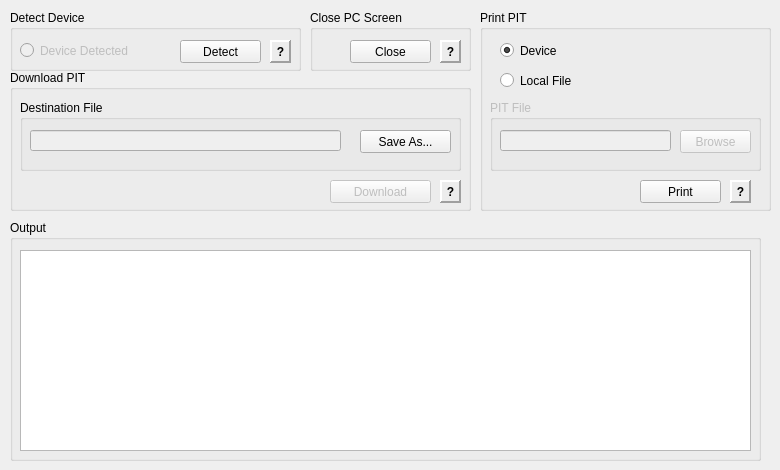
    <widget class="QWidget" name="tab">
     <attribute name="title">
      <string>Utilities</string>
     </attribute>
     <widget class="QGroupBox" name="downloadPitGroup">
      <property name="geometry">
       <rect>
        <x>10</x>
        <y>70</y>
        <width>461</width>
        <height>141</height>
       </rect>
      </property>
      <property name="title">
       <string>Download PIT</string>
      </property>
      <widget class="QGroupBox" name="pitDestinationGroup">
       <property name="geometry">
        <rect>
         <x>10</x>
         <y>30</y>
         <width>441</width>
         <height>71</height>
        </rect>
       </property>
       <property name="title">
        <string>Destination File</string>
       </property>
       <widget class="QLineEdit" name="pitDestinationLineEdit">
        <property name="enabled">
         <bool>false</bool>
        </property>
        <property name="geometry">
         <rect>
          <x>10</x>
          <y>30</y>
          <width>311</width>
          <height>21</height>
         </rect>
        </property>
        <property name="readOnly">
         <bool>true</bool>
        </property>
       </widget>
       <widget class="QPushButton" name="pitSaveAsButton">
        <property name="enabled">
         <bool>true</bool>
        </property>
        <property name="geometry">
         <rect>
          <x>340</x>
          <y>30</y>
          <width>91</width>
          <height>23</height>
         </rect>
        </property>
        <property name="focusPolicy">
         <enum>Qt::NoFocus</enum>
        </property>
        <property name="text">
         <string>Save As...</string>
        </property>
       </widget>
      </widget>
      <widget class="QPushButton" name="downloadPitButton">
       <property name="enabled">
        <bool>false</bool>
       </property>
       <property name="geometry">
        <rect>
         <x>320</x>
         <y>110</y>
         <width>101</width>
         <height>23</height>
        </rect>
       </property>
       <property name="focusPolicy">
        <enum>Qt::NoFocus</enum>
       </property>
       <property name="text">
        <string>Download</string>
       </property>
      </widget>
      <widget class="QLabel" name="downloadPitTipLabel">
       <property name="geometry">
        <rect>
         <x>430</x>
         <y>110</y>
         <width>21</width>
         <height>23</height>
        </rect>
       </property>
       <property name="font">
        <font>
         <weight>75</weight>
         <bold>true</bold>
        </font>
       </property>
       <property name="toolTip">
        <string notr="true">Download and save a device's PIT file.</string>
       </property>
       <property name="frameShape">
        <enum>QFrame::Panel</enum>
       </property>
       <property name="frameShadow">
        <enum>QFrame::Raised</enum>
       </property>
       <property name="lineWidth">
        <number>2</number>
       </property>
       <property name="midLineWidth">
        <number>0</number>
       </property>
       <property name="text">
        <string>?</string>
       </property>
       <property name="alignment">
        <set>Qt::AlignCenter</set>
       </property>
      </widget>
     </widget>
     <widget class="QGroupBox" name="outputGroup">
      <property name="geometry">
       <rect>
        <x>10</x>
        <y>220</y>
        <width>751</width>
        <height>241</height>
       </rect>
      </property>
      <property name="title">
       <string>Output</string>
      </property>
      <widget class="QPlainTextEdit" name="utilityOutputPlainTextEdit">
       <property name="enabled">
        <bool>true</bool>
       </property>
       <property name="geometry">
        <rect>
         <x>10</x>
         <y>30</y>
         <width>731</width>
         <height>201</height>
        </rect>
       </property>
       <property name="undoRedoEnabled">
        <bool>false</bool>
       </property>
       <property name="readOnly">
        <bool>true</bool>
       </property>
       <property name="plainText">
        <string notr="true"/>
       </property>
      </widget>
     </widget>
     <widget class="QGroupBox" name="detectDeviceGroup">
      <property name="geometry">
       <rect>
        <x>10</x>
        <y>10</y>
        <width>291</width>
        <height>61</height>
       </rect>
      </property>
      <property name="title">
       <string>Detect Device</string>
      </property>
      <widget class="QPushButton" name="detectDeviceButton">
       <property name="geometry">
        <rect>
         <x>170</x>
         <y>30</y>
         <width>81</width>
         <height>23</height>
        </rect>
       </property>
       <property name="focusPolicy">
        <enum>Qt::NoFocus</enum>
       </property>
       <property name="toolTip">
        <string/>
       </property>
       <property name="text">
        <string>Detect</string>
       </property>
      </widget>
      <widget class="QRadioButton" name="deviceDetectedRadioButton">
       <property name="enabled">
        <bool>false</bool>
       </property>
       <property name="geometry">
        <rect>
         <x>10</x>
         <y>30</y>
         <width>151</width>
         <height>21</height>
        </rect>
       </property>
       <property name="text">
        <string>Device Detected</string>
       </property>
       <property name="checkable">
        <bool>true</bool>
       </property>
      </widget>
      <widget class="QLabel" name="detectDeviceTipLabel">
       <property name="enabled">
        <bool>true</bool>
       </property>
       <property name="geometry">
        <rect>
         <x>260</x>
         <y>30</y>
         <width>21</width>
         <height>23</height>
        </rect>
       </property>
       <property name="font">
        <font>
         <weight>75</weight>
         <bold>true</bold>
        </font>
       </property>
       <property name="toolTip">
        <string notr="true">Detect whether or not a device is connected in download mode.</string>
       </property>
       <property name="statusTip">
        <string notr="true"/>
       </property>
       <property name="whatsThis">
        <string notr="true"/>
       </property>
       <property name="frameShape">
        <enum>QFrame::Panel</enum>
       </property>
       <property name="frameShadow">
        <enum>QFrame::Raised</enum>
       </property>
       <property name="lineWidth">
        <number>2</number>
       </property>
       <property name="midLineWidth">
        <number>0</number>
       </property>
       <property name="text">
        <string>?</string>
       </property>
       <property name="alignment">
        <set>Qt::AlignCenter</set>
       </property>
      </widget>
     </widget>
     <widget class="QGroupBox" name="printPitGroup">
      <property name="geometry">
       <rect>
        <x>480</x>
        <y>10</y>
        <width>291</width>
        <height>201</height>
       </rect>
      </property>
      <property name="title">
       <string>Print PIT</string>
      </property>
      <widget class="QPushButton" name="printPitButton">
       <property name="geometry">
        <rect>
         <x>160</x>
         <y>170</y>
         <width>81</width>
         <height>23</height>
        </rect>
       </property>
       <property name="focusPolicy">
        <enum>Qt::NoFocus</enum>
       </property>
       <property name="text">
        <string>Print</string>
       </property>
      </widget>
      <widget class="QLabel" name="printPitTipLabel">
       <property name="geometry">
        <rect>
         <x>250</x>
         <y>170</y>
         <width>21</width>
         <height>23</height>
        </rect>
       </property>
       <property name="font">
        <font>
         <weight>75</weight>
         <bold>true</bold>
        </font>
       </property>
       <property name="toolTip">
        <string notr="true">Print the contents of a PIT file in a human readable fashion.</string>
       </property>
       <property name="frameShape">
        <enum>QFrame::Panel</enum>
       </property>
       <property name="frameShadow">
        <enum>QFrame::Raised</enum>
       </property>
       <property name="lineWidth">
        <number>2</number>
       </property>
       <property name="midLineWidth">
        <number>0</number>
       </property>
       <property name="text">
        <string>?</string>
       </property>
       <property name="alignment">
        <set>Qt::AlignCenter</set>
       </property>
      </widget>
      <widget class="QRadioButton" name="printPitDeviceRadioBox">
       <property name="enabled">
        <bool>true</bool>
       </property>
       <property name="geometry">
        <rect>
         <x>20</x>
         <y>30</y>
         <width>261</width>
         <height>21</height>
        </rect>
       </property>
       <property name="text">
        <string>Device</string>
       </property>
       <property name="checkable">
        <bool>true</bool>
       </property>
       <property name="checked">
        <bool>true</bool>
       </property>
      </widget>
      <widget class="QRadioButton" name="printPitLocalFileRadioBox">
       <property name="enabled">
        <bool>true</bool>
       </property>
       <property name="geometry">
        <rect>
         <x>20</x>
         <y>60</y>
         <width>261</width>
         <height>21</height>
        </rect>
       </property>
       <property name="text">
        <string>Local File</string>
       </property>
       <property name="checkable">
        <bool>true</bool>
       </property>
      </widget>
      <widget class="QGroupBox" name="printLocalPitGroup">
       <property name="enabled">
        <bool>false</bool>
       </property>
       <property name="geometry">
        <rect>
         <x>10</x>
         <y>90</y>
         <width>271</width>
         <height>71</height>
        </rect>
       </property>
       <property name="title">
        <string>PIT File</string>
       </property>
       <widget class="QLineEdit" name="printLocalPitLineEdit">
        <property name="enabled">
         <bool>false</bool>
        </property>
        <property name="geometry">
         <rect>
          <x>10</x>
          <y>30</y>
          <width>171</width>
          <height>21</height>
         </rect>
        </property>
        <property name="readOnly">
         <bool>true</bool>
        </property>
       </widget>
       <widget class="QPushButton" name="printLocalPitBrowseButton">
        <property name="enabled">
         <bool>false</bool>
        </property>
        <property name="geometry">
         <rect>
          <x>190</x>
          <y>30</y>
          <width>71</width>
          <height>23</height>
         </rect>
        </property>
        <property name="focusPolicy">
         <enum>Qt::NoFocus</enum>
        </property>
        <property name="text">
         <string>Browse</string>
        </property>
       </widget>
      </widget>
     </widget>
     <widget class="QGroupBox" name="closePcScreenGroup">
      <property name="geometry">
       <rect>
        <x>310</x>
        <y>10</y>
        <width>161</width>
        <height>61</height>
       </rect>
      </property>
      <property name="title">
       <string>Close PC Screen</string>
      </property>
      <widget class="QPushButton" name="closePcScreenButton">
       <property name="geometry">
        <rect>
         <x>40</x>
         <y>30</y>
         <width>81</width>
         <height>23</height>
        </rect>
       </property>
       <property name="focusPolicy">
        <enum>Qt::NoFocus</enum>
       </property>
       <property name="text">
        <string>Close</string>
       </property>
      </widget>
      <widget class="QLabel" name="closePcScreenTipLabel">
       <property name="geometry">
        <rect>
         <x>130</x>
         <y>30</y>
         <width>21</width>
         <height>23</height>
        </rect>
       </property>
       <property name="font">
        <font>
         <weight>75</weight>
         <bold>true</bold>
        </font>
       </property>
       <property name="toolTip">
        <string notr="true">Close the &quot;device &lt;--&gt; PC&quot; screen displayed on a device.</string>
       </property>
       <property name="frameShape">
        <enum>QFrame::Panel</enum>
       </property>
       <property name="frameShadow">
        <enum>QFrame::Raised</enum>
       </property>
       <property name="lineWidth">
        <number>2</number>
       </property>
       <property name="midLineWidth">
        <number>0</number>
       </property>
       <property name="text">
        <string>?</string>
       </property>
       <property name="alignment">
        <set>Qt::AlignCenter</set>
       </property>
      </widget>
     </widget>
    </widget>
